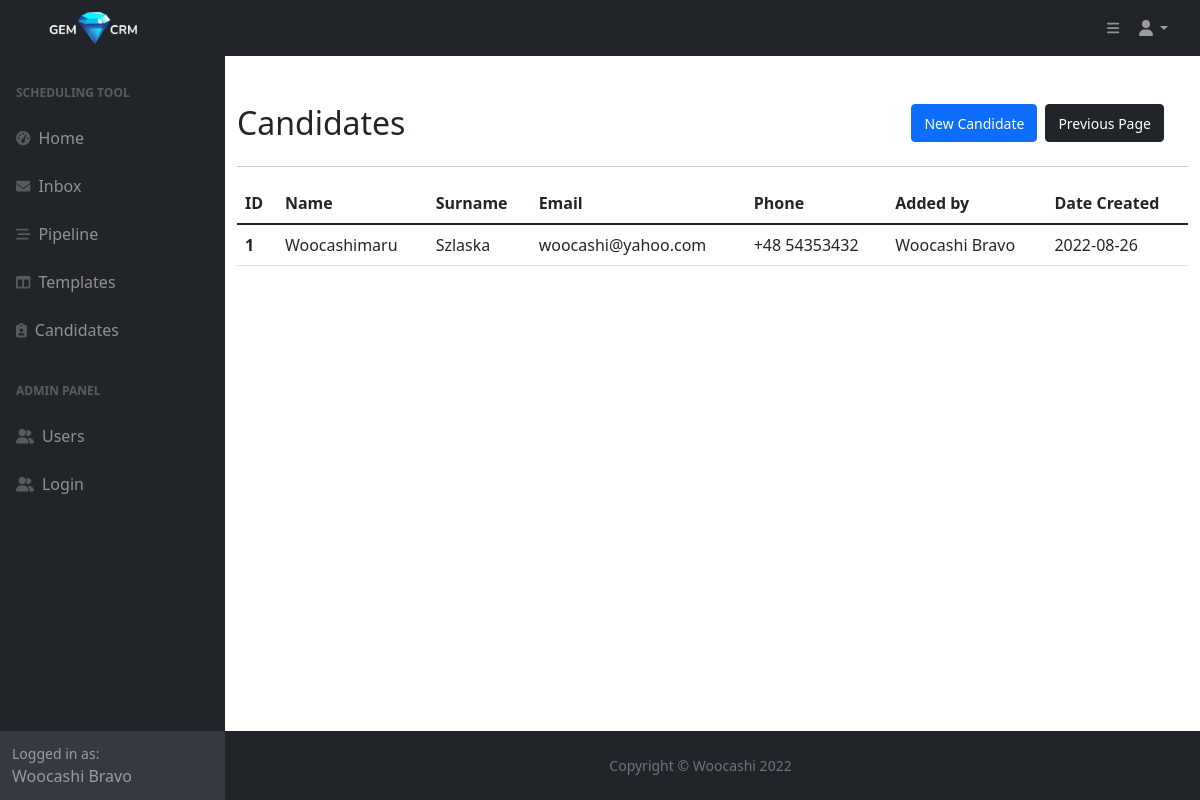
The app's page /candidates (signed in), older data.
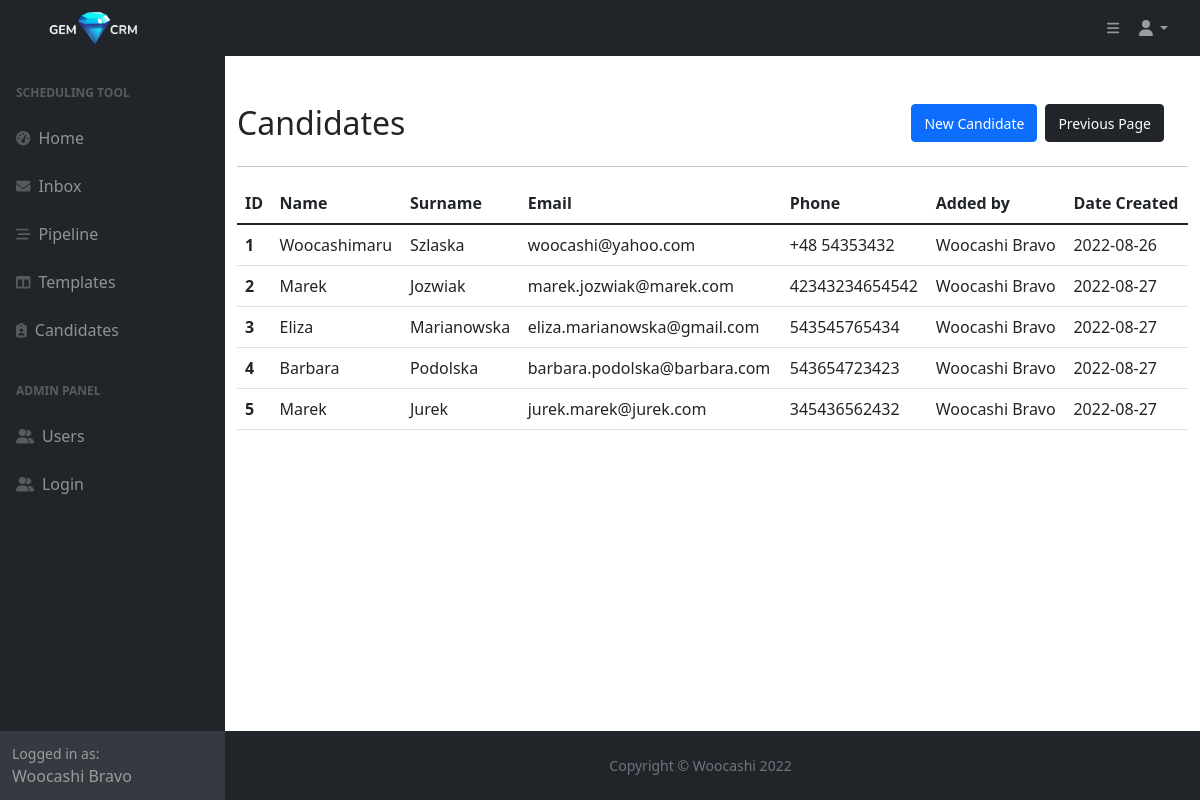
The same page, newer data.
### main.py (models this page shows)
class Candidate(db.Model, Base):
    __tablename__="candidates"
    id = db.Column(db.Integer, primary_key=True)
    first_name = db.Column(db.String, nullable=False)
    last_name = db.Column(db.String, nullable=False)
    full_name = db.Column(db.String, nullable=False)
    email = db.Column(db.String, nullable=False, unique=True)
    phone = db.Column(db.String, nullable=False)
    cv = db.Column(db.String, nullable=True)
    owner_id = Column(Integer, ForeignKey('users.id'))
    created_by = relationship("User", back_populates="candidates")
    created_date = db.Column(db.Date, nullable=False)
    tasks = relationship("Task", back_populates="candidate")
    message = relationship("Message", primaryjoin="Message.candidate_id==Candidate.id", back_populates="candidate")

class User(db.Model, UserMixin, Base):
    __tablename__="users"
    id = db.Column(db.Integer, primary_key=True)
    first_name = db.Column(db.String, nullable=False)
    last_name = db.Column(db.String, nullable=False)
    full_name = db.Column(db.String, nullable=False)
    email = db.Column(db.String, nullable=False, unique=True)
    phone = db.Column(db.String, nullable=False)
    type = db.Column(db.String, nullable=False)
    password = db.Column(db.String, nullable=False)
    templates = relationship("Template", back_populates="created_by")
    candidates = relationship("Candidate", back_populates="created_by")
    tasks_sent = relationship("Task", primaryjoin="User.id==Task.sender_id", back_populates="from_user")
    tasks_received = relationship("Task", primaryjoin="User.id==Task.recipient_id", back_populates="to_user")
    tasks_delegated = relationship("Task", primaryjoin="User.id==Task.delegate_id", back_populates="delegated_by")
    message = relationship("Message", primaryjoin="Message.user_id==User.id", back_populates="user")

### main.py (the view)
@app.route('/candidates')
@login_required
def candidates():
    candidates = db.session.query(Candidate).all()
    return render_template('candidates.html', candidates=candidates, current_user=current_user)

### main.py (called while the page is built)
@login_manager.user_loader
def load_user(user_id):
    try:
        return User.query.get(user_id)
    except:
        return None

### templates/candidates.html
{% import "bootstrap/wtf.html" as wtf %}
{% include 'header.html' %}
	<main>
		<div class="container mt-4">
			<div class="row d-flex align-items-center">
				<div class="row d-flex justify-content-between">
					<div class="col">
						<h2 class="mt-4">Candidates</h2>
					</div>
					<div class="col d-flex justify-content-end mt-4">
						<span><a class="btn btn-primary ms-2" href="{{url_for('candidates_new', form=form)}}"><small>New Candidate</small></a></span>
						<span><a class="btn btn-dark ms-2" href="javascript:history.back()"><small>Previous Page</small></a></span>
					</div>
				</div>
			</div>
			<hr>
			{% if candidates|length == 0 %}
			<p>There are no candidates registered in this CRM environment</p>
			{% else %}
			<table class="table">
				  <thead>
				    <tr>
				      <th scope="col">ID</th>
				      <th scope="col">Name</th>
				      <th scope="col">Surname</th>
				      <th scope="col">Email</th>
					    <th scope="col">Phone</th>
					    <th scope="col">Added by</th>
					    <th scope="col">Date Created</th>
				    </tr>
				  </thead>
				  <tbody>
				  {% for candidate in candidates %}
				    <tr>
				      <th scope="row">{{candidate.id}}</th>
				      <td>{{candidate.first_name}}</td>
				      <td>{{candidate.last_name}}</td>
				      <td>{{candidate.email}}</td>
					    <td>{{candidate.phone}}</td>
					    <td>{{candidate.created_by.full_name}}</td>
					    <td>{{candidate.created_date}}</td>
				    </tr>
				  {% endfor %}
				  </tbody>
				</table>
			{% endif %}
		</div>
	</main>
{% include 'footer.html' %}

Row changes from the older to the newer data that the page shows:
added Candidate: id "2", first_name "Marek", last_name "Jozwiak", email "marek.jozwiak@marek.com", phone "42343234654542", created_by.full_name "Woocashi Bravo", created_date "2022-08-27"
added Candidate: id "3", first_name "Eliza", last_name "Marianowska", email "eliza.marianowska@gmail.com", phone "543545765434", created_by.full_name "Woocashi Bravo", created_date "2022-08-27"
added Candidate: id "4", first_name "Barbara", last_name "Podolska", email "barbara.podolska@barbara.com", phone "543654723423", created_by.full_name "Woocashi Bravo", created_date "2022-08-27"
added Candidate: id "5", first_name "Marek", last_name "Jurek", email "jurek.marek@jurek.com", phone "345436562432", created_by.full_name "Woocashi Bravo", created_date "2022-08-27"
